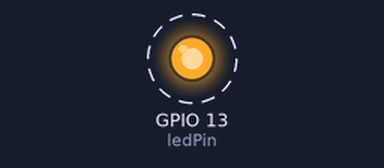
This sketch was run on a simulated ESP32. Shown: output pins drawn as LEDs (lit = HIGH). Dashed ring = blinking. MIDI output is not drawn.

Above: at 0.2 s.
Timing chart, 0 to 3.0 s (numbered marks = the images above):
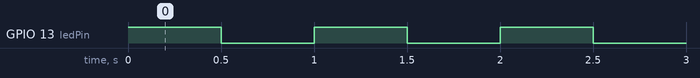

The sketch:

midi_pc_change_test_esp32.ino
```cpp
#include <MIDI.h>

int ledPin = 13;

//Create an instance of the library with default name, serial port and settings
MIDI_CREATE_DEFAULT_INSTANCE();

void setup() {
  MIDI.begin();
  pinMode(ledPin, OUTPUT);
}

void loop() {
  for (int i = 0; i < 3; i++) {
    digitalWrite(ledPin, HIGH);
    MIDI.sendProgramChange(i, 1);
    MIDI.sendControlChange(0, 0, 1);
    delay(500);
    digitalWrite(ledPin, LOW);
    delay(500);
  }
}
```

Measured:
- by itself, GPIO 13 (ledPin): alternates HIGH for 0.50 s and LOW for 0.50 s
